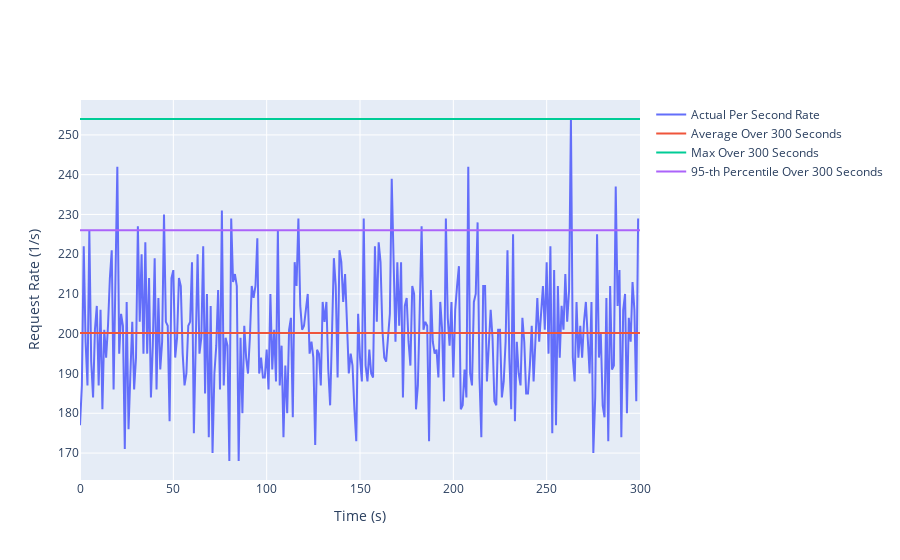

Write notebook code for a chart like this one.
### Markdown cell above
In case you only have an estimate of the average requests per second, we recommend using the [**Poisson distribution**](https://en.wikipedia.org/wiki/Poisson_distribution) to estimate the peak requests. This is a common distribution to model the number of requests in many applications such as web server traffic, call centers or network packets. You can use this code to visualize a distribution and compute a particular percentage of the peak requests, given the average:

### Code cell
average_prompts_per_second_per_system = 200
percentage_peak_requests = 95
sz = 5*60 # how many seconds to simulate

from scipy.stats import poisson
import plotly.graph_objects as go
import numpy as np

rng = np.random.default_rng()
x = np.arange(sz)
y = rng.poisson(average_prompts_per_second_per_system, sz)

y_avg = y.mean()
y_max = y.max()
y_percentile = np.percentile(y, percentage_peak_requests)

fig = go.Figure()

fig.add_trace(go.Scatter(
    x=x,
    y=y,
    name='Actual Per Second Rate',
))

def add_constant(name, value):
    fig.add_trace(go.Scatter(
        x=[0, sz],
        y=[value, value],
        name=name,
        mode="lines"
    ))

add_constant(f"Average Over {sz} Seconds", y_avg)
add_constant(f'Max Over {sz} Seconds', y_max)
add_constant(f'{percentage_peak_requests}-th Percentile Over {sz} Seconds', y_percentile)

fig.update_xaxes(title_text="Time (s)")
fig.update_yaxes(title_text="Request Rate (1/s)")
fig.show()

print(f"Distribution lambda: {average_prompts_per_second_per_system}")
print(f"Actual average over {sz} seconds: {y_avg:.2f}")
print(f"Actual max over {sz} seconds: {y_max:.2f}")
print(f"Actual {percentage_peak_requests}-th Percentile over {sz} seconds: {y_percentile:.2f}")
poisson_estimation = poisson.ppf(percentage_peak_requests/100., average_prompts_per_second_per_system)
print(f"The expected {percentage_peak_requests} of the peak in requests per second is {poisson_estimation}")

### Figure 1 — Plotly figure (JSON) as saved in the notebook; plotly's stock layout.template omitted (floating-point values rounded to 4 significant figures; data arrays with more than 128 entries replaced by an {"elided": "..."} marker saying what was removed)
{"data": [{"name": "Actual Per Second Rate", "type": "scatter", "x": {"elided": "300 int values"}, "y": {"elided": "300 int values"}}, {"mode": "lines", "name": "Average Over 300 Seconds", "type": "scatter", "x": [0, 300], "y": [200.2, 200.2]}, {"mode": "lines", "name": "Max Over 300 Seconds", "type": "scatter", "x": [0, 300], "y": [254, 254]}, {"mode": "lines", "name": "95-th Percentile Over 300 Seconds", "type": "scatter", "x": [0, 300], "y": [226.1, 226.1]}], "layout": {"xaxis": {"title": {"text": "Time (s)"}}, "yaxis": {"title": {"text": "Request Rate (1/s)"}}}}
